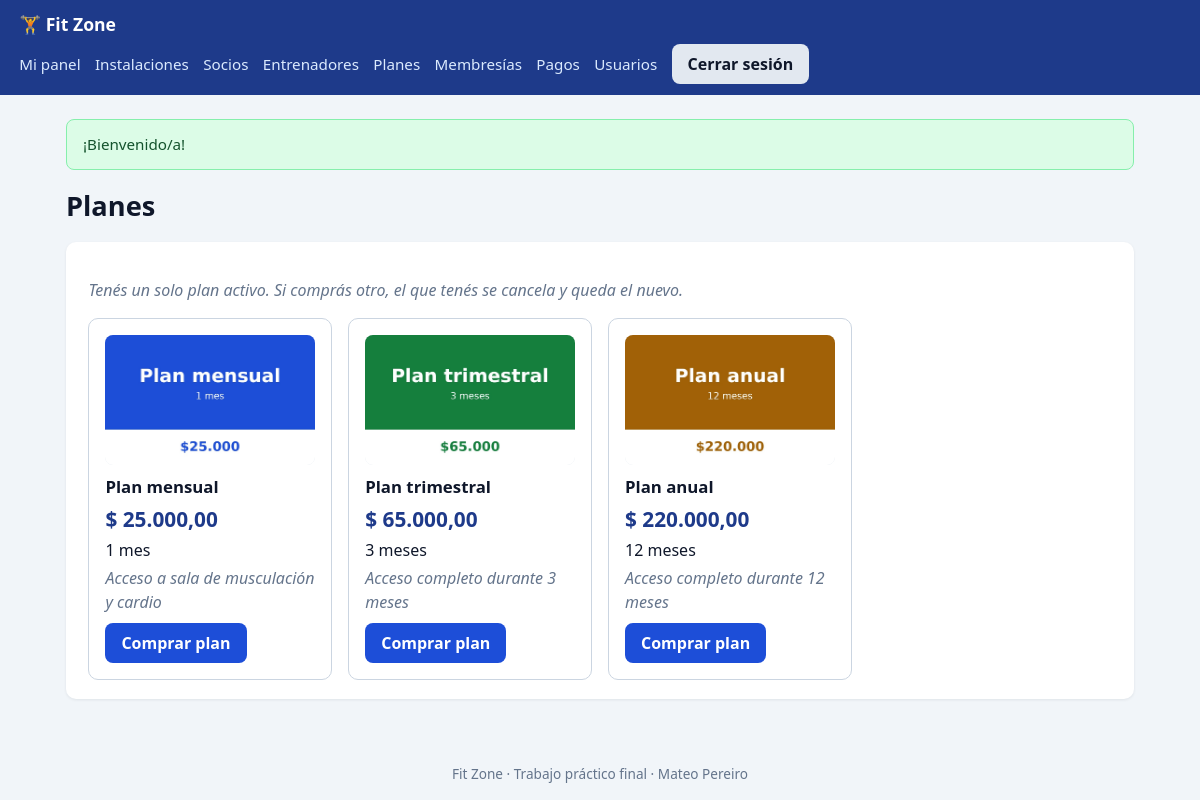
Page /ver_planes.php (signed in) on the committed database.
### tables this page shows
CREATE TABLE planes (
    id              INT UNSIGNED AUTO_INCREMENT PRIMARY KEY,
    nombre          VARCHAR(50)   NOT NULL UNIQUE,
    duracion_meses  TINYINT UNSIGNED NOT NULL,
    precio          DECIMAL(10,2) NOT NULL,
    descripcion     VARCHAR(255)  NULL,
    creado_en       DATETIME NOT NULL DEFAULT CURRENT_TIMESTAMP,
    archivado_en    DATETIME NULL DEFAULT NULL,
    CONSTRAINT chk_plan_duracion CHECK (duracion_meses IN (1, 3, 12)),
    CONSTRAINT chk_plan_precio CHECK (precio >= 0)
);

### includes/funciones.php (called while the page is built, shortened)
<?php
function escapar($valor): string
{
    return htmlspecialchars((string) ($valor ?? ''), ENT_QUOTES | ENT_SUBSTITUTE, 'UTF-8');
}
function obtener_flash(): ?array
{
    $mensaje = $_SESSION['flash'] ?? null;
    return $mensaje;
}
function requerir_login(PDO $pdo): array
{
    $st = $pdo->prepare('SELECT id, nombre, apellido, dni, email, rol, creado_en, archivado_en
                         FROM usuarios WHERE id = :id');
    $st->execute([':id' => $_SESSION['usuario_id']]);
    $usuario = $st->fetch();
    return $usuario;
}
function formato_dinero($monto): string
{
    return '$ ' . number_format((float) $monto, 2, ',', '.');
}
function socio_de_usuario(PDO $pdo, string $dni): ?array
{
    $st = $pdo->prepare('SELECT id, nombre, apellido FROM socios WHERE dni = :dni AND archivado_en IS NULL');
    $st->execute([':dni' => $dni]);
    return $st->fetch() ?: null;
}
function imagen_de(string $carpeta, int $id): ?string
{
    foreach (['jpg', 'jpeg', 'png', 'webp'] as $ext) {
        $ruta = "img/$carpeta/$id.$ext";
        if (is_file(__DIR__ . '/../' . $ruta)) {
            return $ruta;
        }
    }
    return null;
}

### ver_planes.php (the view, shortened to what this page needs)
<?php
require_once __DIR__ . '/includes/funciones.php';
require_once __DIR__ . '/includes/conexion.php';
require_once __DIR__ . '/includes/diseno.php';
$usuario = requerir_login($pdo);
$socio = socio_de_usuario($pdo, $usuario['dni']);
$planActivo = $socio ? membresia_activa($pdo, (int) $socio['id']) : null;
$planActivoId = $planActivo ? (int) $planActivo['plan_id'] : null;
$planes = $pdo->query('SELECT id, nombre, duracion_meses, precio, descripcion FROM planes
                       WHERE archivado_en IS NULL ORDER BY duracion_meses, precio')->fetchAll();
encabezado('Planes', $usuario);
?>
<section class="tarjeta">
    <p class="vacio">Tenés un solo plan activo. Si comprás otro, el que tenés se cancela y queda el nuevo.</p>
    <?php if (!$planes): ?>
        <p class="vacio">No hay planes cargados.</p>
    <?php else: ?>
    <div class="grilla-tarjetas">
        <?php foreach ($planes as $p): ?>
            <article class="tarjeta-info">
                <?php $img = imagen_de('planes', (int) $p['id']); ?>
                <?php if ($img): ?>
                    <img class="foto-img" src="<?= escapar($img) ?>" alt="<?= escapar($p['nombre']) ?>">
                <?php else: ?>
                    <div class="foto">Imagen del plan</div>
                <?php endif; ?>
                <h3><?= escapar($p['nombre']) ?></h3>
                <p class="precio"><?= escapar(formato_dinero($p['precio'])) ?></p>
                <p><?= (int) $p['duracion_meses'] === 1 ? '1 mes' : (int) $p['duracion_meses'] . ' meses' ?></p>
                <p class="vacio"><?= escapar($p['descripcion'] ?? '') ?></p>
                <?php if ($planActivoId === (int) $p['id']): ?>
                    <p style="margin-top:.6rem"><span class="etiqueta etiqueta-verde">Tu plan actual</span></p>
                <?php else: ?>
                <form method="post" action="pagar.php" style="margin-top:.6rem"
                      <?= $planActivoId ? 'onsubmit="return confirm(\'Al cambiar de plan, el plan actual se cancela. ¿Continuar?\');"' : '' ?>>
                    <button type="submit"><?= $planActivoId ? 'Cambiar a este plan' : 'Comprar plan' ?></button>
                </form>
                <?php endif; ?>
            </article>
        <?php endforeach; ?>
    </div>
    <?php endif; ?>
</section>
<?php pie();

### includes/diseno.php (shortened to what this page needs)
<?php
function encabezado(string $titulo, ?array $usuario = null): void
{
    $aviso = obtener_flash();
    ?>
<!DOCTYPE html>
<html lang="es">
<head>
    <link rel="stylesheet" href="css/estilos.css">
</head>
<body>
<?php if ($usuario): ?>
<header class="barra">
    <a class="marca" href="panel.php">🏋️ Fit Zone</a>
    <nav class="menu">
        <a href="panel.php">Mi panel</a>
        <a href="instalacion.php">Instalaciones</a>
        <?php if ($usuario['rol'] === 'admin'): ?>
            <a href="socios.php">Socios</a>
            <a href="entrenadores.php">Entrenadores</a>
            <a href="planes.php">Planes</a>
            <a href="membresias.php">Membresías</a>
            <a href="pagos.php">Pagos</a>
            <a href="admin_usuarios.php">Usuarios</a>
        <?php else: ?>
            <a href="mi_membresia.php">Mi membresía</a>
            <a href="ver_planes.php">Planes</a>
            <a href="ver_entrenadores.php">Entrenadores</a>
        <?php endif; ?>
        <form method="post" action="cerrar_sesion.php" class="en-linea">
            <button type="submit" class="boton-secundario">Cerrar sesión</button>
        </form>
    </nav>
</header>
<?php endif; ?>
<main class="contenedor">
<?php if ($aviso): ?>
    <div class="aviso aviso-<?= escapar($aviso['tipo']) ?>"><?= escapar($aviso['texto']) ?></div>
<?php endif; ?>
    <h1><?= escapar($titulo) ?></h1>
<?php
}
function pie(): void
{
    ?>
</main>
<footer class="pie">Fit Zone · Trabajo práctico final · Mateo Pereiro</footer>
</body>
</html>
<?php
}
    ?>

### css/estilos.css (style rules this page uses)
:root { --primario: #1d4ed8; --primario-oscuro: #1e3a8a; --fondo: #f1f5f9; --tarjeta: #ffffff; --texto: #0f172a; --suave: #64748b; --borde: #cbd5e1; --verde: #15803d; --rojo: #b91c1c; --amarillo: #a16207; --gris: #475569; --radio: 10px; }
* { box-sizing: border-box; }
body { margin: 0; font-family: system-ui, -apple-system, "Segoe UI", Roboto, Arial, sans-serif; background: var(--fondo); color: var(--texto); line-height: 1.5; min-height: 100vh; display: flex; flex-direction: column; }
h1 { font-size: 1.7rem; margin: 0 0 1rem; }
a { color: var(--primario); }
.barra { background: var(--primario-oscuro); color: #fff; padding: .7rem 1.2rem; }
.barra .marca { color: #fff; font-weight: 700; text-decoration: none; font-size: 1.1rem; }
.menu { display: flex; flex-wrap: wrap; gap: .4rem .9rem; align-items: center; margin-top: .4rem; }
.menu a { color: #dbeafe; text-decoration: none; font-size: .95rem; }
.contenedor { width: 100%; max-width: 1100px; margin: 1.5rem auto; padding: 0 16px; flex: 1; }
.pie { text-align: center; color: var(--suave); font-size: .85rem; padding: 1rem; }
.tarjeta { background: var(--tarjeta); border-radius: var(--radio); padding: 1.2rem 1.4rem; margin-bottom: 1.4rem; box-shadow: 0 1px 3px rgba(15, 23, 42, .08); }
.en-linea { display: inline-flex; gap: .4rem; align-items: center; margin: 0; }
button, .boton, .boton-secundario, .boton-peligro, .boton-pequeno { font: inherit; border: none; border-radius: 8px; padding: .5rem 1rem; cursor: pointer; text-decoration: none; display: inline-block; font-weight: 600; }
button, .boton { background: var(--primario); color: #fff; }
.boton-secundario { background: #e2e8f0; color: var(--texto); }
.aviso { padding: .8rem 1rem; border-radius: 8px; margin-bottom: 1rem; font-size: .95rem; }
.aviso-ok { background: #dcfce7; color: #14532d; border: 1px solid #86efac; }
.vacio { color: var(--suave); font-style: italic; }
.grilla-tarjetas { display: grid; grid-template-columns: repeat(auto-fill, minmax(230px, 1fr)); gap: 1rem; }
.tarjeta-info { border: 1px solid var(--borde); border-radius: var(--radio); padding: 1rem; background: #fff; }
.tarjeta-info h3 { margin: .6rem 0 .3rem; font-size: 1.05rem; }
.tarjeta-info p { margin: .2rem 0; }
.precio { font-size: 1.3rem; font-weight: 700; color: var(--primario-oscuro); }
.foto-img { width: 100%; height: 130px; object-fit: cover; border-radius: 8px; display: block; background: #e2e8f0; }

### rows in the picture
planes: shows a picture, nombre "Plan mensual", precio "$ 25.000,00", duracion_meses "1 mes", descripcion "Acceso a sala de musculación y cardio"
planes: shows a picture, nombre "Plan trimestral", precio "$ 65.000,00", duracion_meses "3", descripcion "Acceso completo durante 3 meses"
planes: shows a picture, nombre "Plan anual", precio "$ 220.000,00", duracion_meses "12", descripcion "Acceso completo durante 12 meses"

### other values in the picture
escapar($aviso['texto']) "¡Bienvenido/a!"
escapar($titulo) "Planes"
